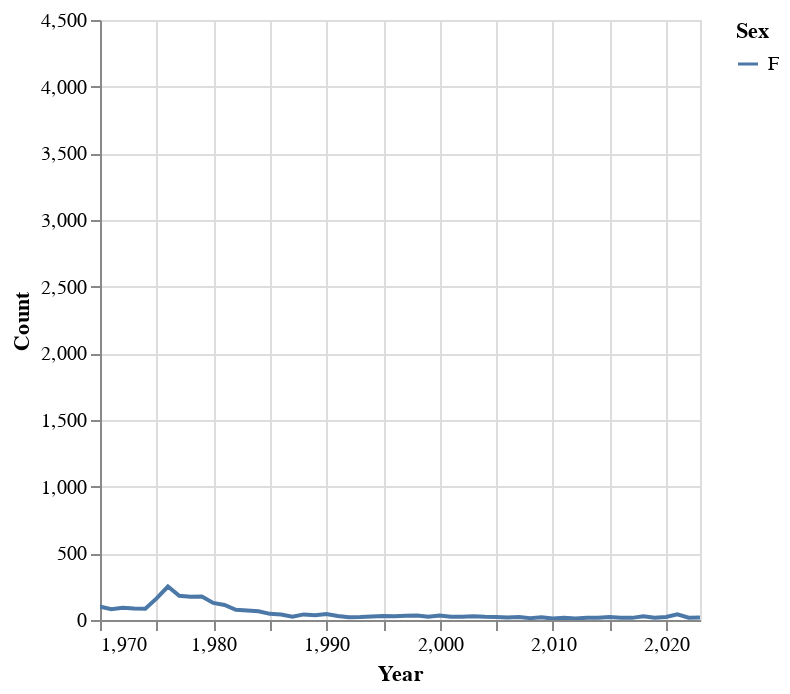

This figure's notebook cell:
### Code cell
spring_chart = alt.Chart(spring_df).mark_line().encode(
    x=alt.X('Year', scale=alt.Scale(domain=[1970, 2023])),
    y=alt.Y('Count', scale=alt.Scale(domain=[0, 4500])),
    color='Sex',
).interactive()

spring_chart

### Figure 1 — Vega-Lite specification as saved in the notebook (floating-point values rounded to 4 significant figures)
{"config": {"view": {"continuousWidth": 300, "continuousHeight": 300}}, "data": {"name": "data-e97a76a7cf3c519718bec05f83d1947f"}, "mark": {"type": "line"}, "encoding": {"color": {"field": "Sex", "type": "nominal"}, "x": {"field": "Year", "scale": {"domain": [1970, 2023]}, "type": "quantitative"}, "y": {"field": "Count", "scale": {"domain": [0, 4500]}, "type": "quantitative"}}, "params": [{"name": "param_59", "select": {"type": "interval", "encodings": ["x", "y"]}, "bind": "scales"}], "$schema": "https://vega.github.io/schema/vega-lite/v5.17.0.json", "datasets": {"data-e97a76a7cf3c519718bec05f83d1947f": [{"Year": 1951, "Name": "Spring", "Sex": "F", "Count": 7}, {"Year": 1952, "Name": "Spring", "Sex": "F", "Count": 30}, {"Year": 1953, "Name": "Spring", "Sex": "F", "Count": 27}, {"Year": 1954, "Name": "Spring", "Sex": "F", "Count": 38}, {"Year": 1955, "Name": "Spring", "Sex": "F", "Count": 41}, {"Year": 1956, "Name": "Spring", "Sex": "F", "Count": 104}, {"Year": 1957, "Name": "Spring", "Sex": "F", "Count": 77}, {"Year": 1958, "Name": "Spring", "Sex": "F", "Count": 44}, {"Year": 1959, "Name": "Spring", "Sex": "F", "Count": 34}, {"Year": 1960, "Name": "Spring", "Sex": "F", "Count": 29}, {"Year": 1961, "Name": "Spring", "Sex": "F", "Count": 20}, {"Year": 1962, "Name": "Spring", "Sex": "F", "Count": 26}, {"Year": 1963, "Name": "Spring", "Sex": "F", "Count": 23}, {"Year": 1964, "Name": "Spring", "Sex": "F", "Count": 18}, {"Year": 1965, "Name": "Spring", "Sex": "F", "Count": 24}, {"Year": 1966, "Name": "Spring", "Sex": "F", "Count": 23}, {"Year": 1967, "Name": "Spring", "Sex": "F", "Count": 11}, {"Year": 1968, "Name": "Spring", "Sex": "F", "Count": 28}, {"Year": 1969, "Name": "Spring", "Sex": "F", "Count": 57}, {"Year": 1970, "Name": "Spring", "Sex": "F", "Count": 100}, {"Year": 1971, "Name": "Spring", "Sex": "F", "Count": 81}, {"Year": 1972, "Name": "Spring", "Sex": "F", "Count": 91}, {"Year": 1973, "Name": "Spring", "Sex": "F", "Count": 86}, {"Year": 1974, "Name": "Spring", "Sex": "F", "Count": 85}, {"Year": 1975, "Name": "Spring", "Sex": "F", "Count": 162}, {"Year": 1976, "Name": "Spring", "Sex": "F", "Count": 251}, {"Year": 1977, "Name": "Spring", "Sex": "F", "Count": 182}, {"Year": 1978, "Name": "Spring", "Sex": "F", "Count": 174}, {"Year": 1979, "Name": "Spring", "Sex": "F", "Count": 176}, {"Year": 1980, "Name": "Spring", "Sex": "F", "Count": 128}, {"Year": 1981, "Name": "Spring", "Sex": "F", "Count": 113}, {"Year": 1982, "Name": "Spring", "Sex": "F", "Count": 76}, {"Year": 1983, "Name": "Spring", "Sex": "F", "Count": 71}, {"Year": 1984, "Name": "Spring", "Sex": "F", "Count": 66}, {"Year": 1985, "Name": "Spring", "Sex": "F", "Count": 46}, {"Year": 1986, "Name": "Spring", "Sex": "F", "Count": 41}, {"Year": 1987, "Name": "Spring", "Sex": "F", "Count": 24}, {"Year": 1988, "Name": "Spring", "Sex": "F", "Count": 42}, {"Year": 1989, "Name": "Spring", "Sex": "F", "Count": 35}, {"Year": 1990, "Name": "Spring", "Sex": "F", "Count": 45}, {"Year": 1991, "Name": "Spring", "Sex": "F", "Count": 30}, {"Year": 1992, "Name": "Spring", "Sex": "F", "Count": 21}, {"Year": 1993, "Name": "Spring", "Sex": "F", "Count": 22}, {"Year": 1994, "Name": "Spring", "Sex": "F", "Count": 27}, {"Year": 1995, "Name": "Spring", "Sex": "F", "Count": 30}, {"Year": 1996, "Name": "Spring", "Sex": "F", "Count": 28}, {"Year": 1997, "Name": "Spring", "Sex": "F", "Count": 32}, {"Year": 1998, "Name": "Spring", "Sex": "F", "Count": 34}, {"Year": 1999, "Name": "Spring", "Sex": "F", "Count": 25}, {"Year": 2000, "Name": "Spring", "Sex": "F", "Count": 33}, {"Year": 2001, "Name": "Spring", "Sex": "F", "Count": 25}, {"Year": 2002, "Name": "Spring", "Sex": "F", "Count": 25}, {"Year": 2003, "Name": "Spring", "Sex": "F", "Count": 29}, {"Year": 2004, "Name": "Spring", "Sex": "F", "Count": 24}, {"Year": 2005, "Name": "Spring", "Sex": "F", "Count": 23}, {"Year": 2006, "Name": "Spring", "Sex": "F", "Count": 18}, {"Year": 2007, "Name": "Spring", "Sex": "F", "Count": 22}, {"Year": 2008, "Name": "Spring", "Sex": "F", "Count": 14}, {"Year": 2009, "Name": "Spring", "Sex": "F", "Count": 20}, {"Year": 2010, "Name": "Spring", "Sex": "F", "Count": 11}, {"Year": 2011, "Name": "Spring", "Sex": "F", "Count": 16}, {"Year": 2012, "Name": "Spring", "Sex": "F", "Count": 12}, {"Year": 2013, "Name": "Spring", "Sex": "F", "Count": 16}, {"Year": 2014, "Name": "Spring", "Sex": "F", "Count": 17}, {"Year": 2015, "Name": "Spring", "Sex": "F", "Count": 22}, {"Year": 2016, "Name": "Spring", "Sex": "F", "Count": 16}, {"Year": 2017, "Name": "Spring", "Sex": "F", "Count": 16}, {"Year": 2018, "Name": "Spring", "Sex": "F", "Count": 28}, {"Year": 2019, "Name": "Spring", "Sex": "F", "Count": 17}, {"Year": 2020, "Name": "Spring", "Sex": "F", "Count": 23}, {"Year": 2021, "Name": "Spring", "Sex": "F", "Count": 42}, {"Year": 2022, "Name": "Spring", "Sex": "F", "Count": 17}, {"Year": 2023, "Name": "Spring", "Sex": "F", "Count": 19}]}}
